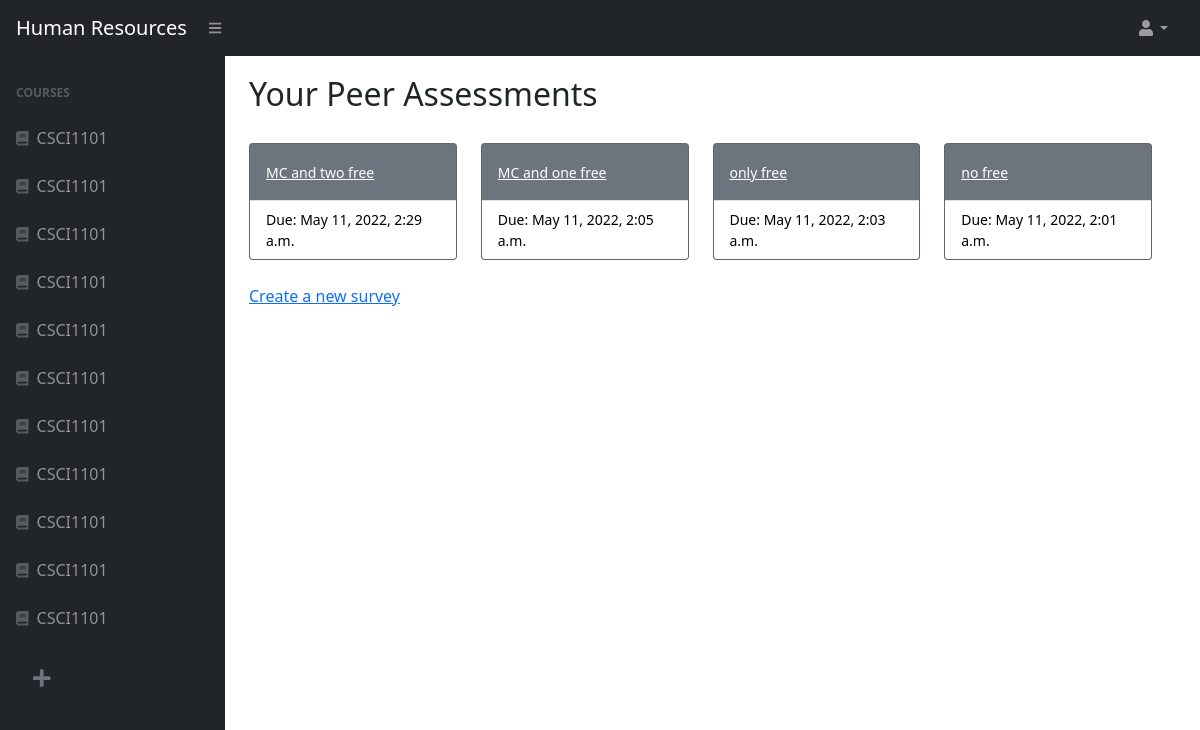
/4/assessments_list/ (signed in), run on the app's committed database.
### courses/models.py (models this page shows)
class Course(models.Model):
	SEMESTERS = (
		('FALL', 'Fall'),
		('SPRING', 'Spring'),
		('SUMMER', 'Summer'),
		('WINTER', 'Winter')
	)
	name = models.CharField(max_length=120, blank=False)
	semester 	= models.CharField(max_length=10, choices=SEMESTERS)
	year 		= models.DecimalField(max_digits=5,decimal_places=0, blank=False)
	code 		= models.CharField(max_length=30, blank=False)
	course_id 	= models.AutoField(primary_key=True)
	professor = models.EmailField(max_length=120)

### assessments/models.py (models this page shows)
class PeerAssessment(models.Model):
    title = models.CharField(max_length=64)
    is_active = models.BooleanField(default=False)
    creator = models.ForeignKey(User, on_delete=models.CASCADE,default=None)
    creation_date = models.DateTimeField(default=timezone.now)
    end_date = models.DateTimeField(default=get_week_ahead)
    course_id = models.IntegerField()

### assessments/views.py (the view)
# urls.py: path('<int:course_pk>/assessments_list/', assessment_views.assessments_list, name='assessments_list'),
@login_required
def assessments_list(request,course_pk):
    peer_assessments = PeerAssessment.objects.filter(creator=request.user).filter(course_id=course_pk).order_by("-creation_date").all()
    curr = Course.objects.get(course_id=course_pk)
    data = {
        "course_list": get_user_registrations(request),
        "invitations": get_user_invitations(request),
        "peer_assessments": peer_assessments,
        "current_course_name": curr.name,
        "course_pk": course_pk,
        "user": request.user
    }
    return render(request, "assessments/assessments_list.html", data)

### assessments/views.py (called while the page is built)
def get_user_registrations(request):
    if request.user.is_staff:
        registrations = Course.objects.filter(professor=request.user.email)
    else:
        registrations = Registration.objects.filter(student=request.user.email)
    return registrations

def get_user_invitations(request):
    invitations = []
    if not request.user.is_staff:
        invitations = Invitation.objects.filter(student=request.user.email)
    return invitations

### assessments/templates/assessments/assessments_list.html (shortened to what this page needs)
{% extends "users/home.html" %}
{% load static %}
{% load crispy_forms_tags %}
{% block course_header %}
<div class="col">
    <h1 style="font-size: 1.75rem;" style="align-items:center" class="navbar-brand d-md-inline-block ms-auto"><strong>{{current_course}}</strong></h1>
</div>
<ul class="navbar-nav ms-auto ms-md-0 me-3 me-lg-4">
    <li class="nav-item dropdown">
        <a class="nav-link dropdown-toggle" id="navbarDropdown" href="#" role="button" data-bs-toggle="dropdown" aria-expanded="false"><i class="fas fa-user fa-fw"></i></a>
    </li>
</ul>
{% endblock %}
{% block core_content %}
<div class="container-fluid px-4">
        <div class="ui left aligned basic very padded segment">
            <h2 style="margin-bottom: 30px;" class="ui header">Your Peer Assessments</h2>
                {% if peer_assessments %}
                <div class="row col-md-12">
                    {% for peer_assessment in peer_assessments %}
                    <div class="col-xl-3 col-md-6">
                        <div class="card bg-secondary text-white mb-4">
                            <div class="card-body">
                                {% if user.is_authenticated %}
                                {% if peer_assessment.is_active %}
                                <a class="small text-white stretched-link" style="z-index: 10;" href="{% url 'start_assessment' peer_assessment.pk course_pk%}">{{peer_assessment.title}}</a>
                                {% else %}
                                <a class="small text-white stretched-link" style="z-index: 10; color: white;" href="{% url 'edit_assessment' peer_assessment.pk course_pk%}">{{peer_assessment.title}}</a>
                                {% endif %}
                                {% else %}
                                {% if peer_assessment.is_active %}
                                <a class="small text-white stretched-link" style="z-index: 10;" href="{% url 'start_assessment' peer_assessment.pk course_pk%}">{{peer_assessment.title}}</a>
                                {% else %}
                                {{peer_assessment.title}}
                                {% endif %}
                                {% endif %}
                            </div>
                            <div style="background-color: white;" class="card-footer d-flex align-items-center justify-content-between small text-black">
                                {% if peer_assessment.is_active %}
                                Due: {{peer_assessment.end_date}}
                                {% else %}
                                Not Active
                                {% endif %}
                            </div>
                        </div>
                    </div>
                    {% endfor %}
                </div>
                {% else %}
                    <h2 class="ui header">
                        <div class="sub header">You don't have any peer assessments yet, try creating one first!</div>
                    </h2>
                {% endif %}
                    <a href="{% url 'create_assessment' course_pk%}">
                        <div class="ui primary button">Create a new survey</div>
                    </a>
        </div>
    </div>
</div>
                    {% endblock %}

### users/templates/users/home.html (shortened to what this page needs)
{% load static %}
{% load crispy_forms_tags %}
<!DOCTYPE html>
<html lang="en">
    <head>
        <link rel="stylesheet"  href="{%  static  'css/styles.css'  %}">
        <link href="https://cdn.jsdelivr.net/npm/simple-datatables@latest/dist/style.css" rel="stylesheet" />
    </head>
    <body class="sb-nav-fixed">
        <nav class="sb-topnav navbar navbar-expand navbar-dark bg-dark">
            <div class="col-2">
                <a class="navbar-brand ps-3" href="/">Human Resources</a>
            </div>
            <div class="col-4">
                <button class="btn btn-link btn-sm order-1 order-lg-0 me-4 me-lg-0" id="sidebarToggle" href="#!"><i class="fas fa-bars"></i></button>
            </div>
            {% block course_header %}{% endblock %}
        </nav>
        <div id="layoutSidenav">
            <div id="layoutSidenav_nav">
                <nav class="sb-sidenav accordion sb-sidenav-dark" id="sidenavAccordion">
                    <div class="sb-sidenav-menu">
                        <div class="nav">
                            <div class="sb-sidenav-menu-heading">Courses</div>
                            {% for course in course_list %}
                            <a class="nav-link" href="{% url 'assessments_list' course.course_id %}">
                                <div class="sb-nav-link-icon"><i class="fas fa-solid fa-book"></i></div>
                                {{ course.name }}
                            </a>
                            {% empty %}
                            <div style="margin-left:5%">No courses for this user</div>
                            {% endfor %}
                            {% if user.is_staff%}
                            <a class = "nav-link" href="{% url 'create_course' %}">
                                <button class="btn btn-transparent btn-lg">
                                    <i style="color:#6c757d" class="fas fa-solid fa-plus"></i>
                                </button>
                            </a>
                            {% endif %}
                        </div>
                    </div>
                </nav>
            </div>
            <div id="layoutSidenav_content">
                <main>
                    {% block core_content %}{% endblock %}
            </div>
    </body>
</html>

### data on the page
Course: name "CSCI1101"
Course: name "CSCI1101"
Course: name "CSCI1101"
Course: name "CSCI1101"
Course: name "CSCI1101"
Course: name "CSCI1101"
Course: name "CSCI1101"
Course: name "CSCI1101"
Course: name "CSCI1101"
Course: name "CSCI1101"
Course: name "CSCI1101"
PeerAssessment: title "MC and two free", end_date "May 11, 2022, 2:29 a.m."
PeerAssessment: title "MC and one free", end_date "May 11, 2022, 2:05 a.m."
PeerAssessment: title "only free", end_date "May 11, 2022, 2:03 a.m."
PeerAssessment: title "no free", end_date "May 11, 2022, 2:01 a.m."
